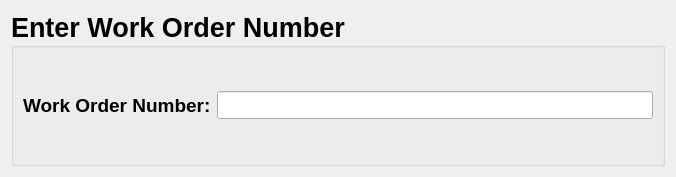
<?xml version="1.0" encoding="UTF-8"?>
<ui version="4.0">
 <class>wonentrywin</class>
 <widget class="QDialog" name="wonentrywin">
  <property name="geometry">
   <rect>
    <x>0</x>
    <y>0</y>
    <width>676</width>
    <height>177</height>
   </rect>
  </property>
  <property name="windowTitle">
   <string>Dialog</string>
  </property>
  <layout class="QVBoxLayout" name="verticalLayout">
   <item>
    <widget class="QGroupBox" name="groupBox">
     <property name="font">
      <font>
       <pointsize>20</pointsize>
       <bold>true</bold>
      </font>
     </property>
     <property name="title">
      <string>Enter Work Order Number</string>
     </property>
     <layout class="QHBoxLayout" name="horizontalLayout">
      <item>
       <widget class="QLabel" name="label">
        <property name="font">
         <font>
          <pointsize>14</pointsize>
          <bold>true</bold>
         </font>
        </property>
        <property name="text">
         <string>Work Order Number:</string>
        </property>
       </widget>
      </item>
      <item>
       <widget class="QLineEdit" name="lineEdit">
        <property name="font">
         <font>
          <pointsize>13</pointsize>
          <bold>false</bold>
         </font>
        </property>
       </widget>
      </item>
     </layout>
    </widget>
   </item>
  </layout>
 </widget>
 <resources/>
 <connections/>
</ui>
